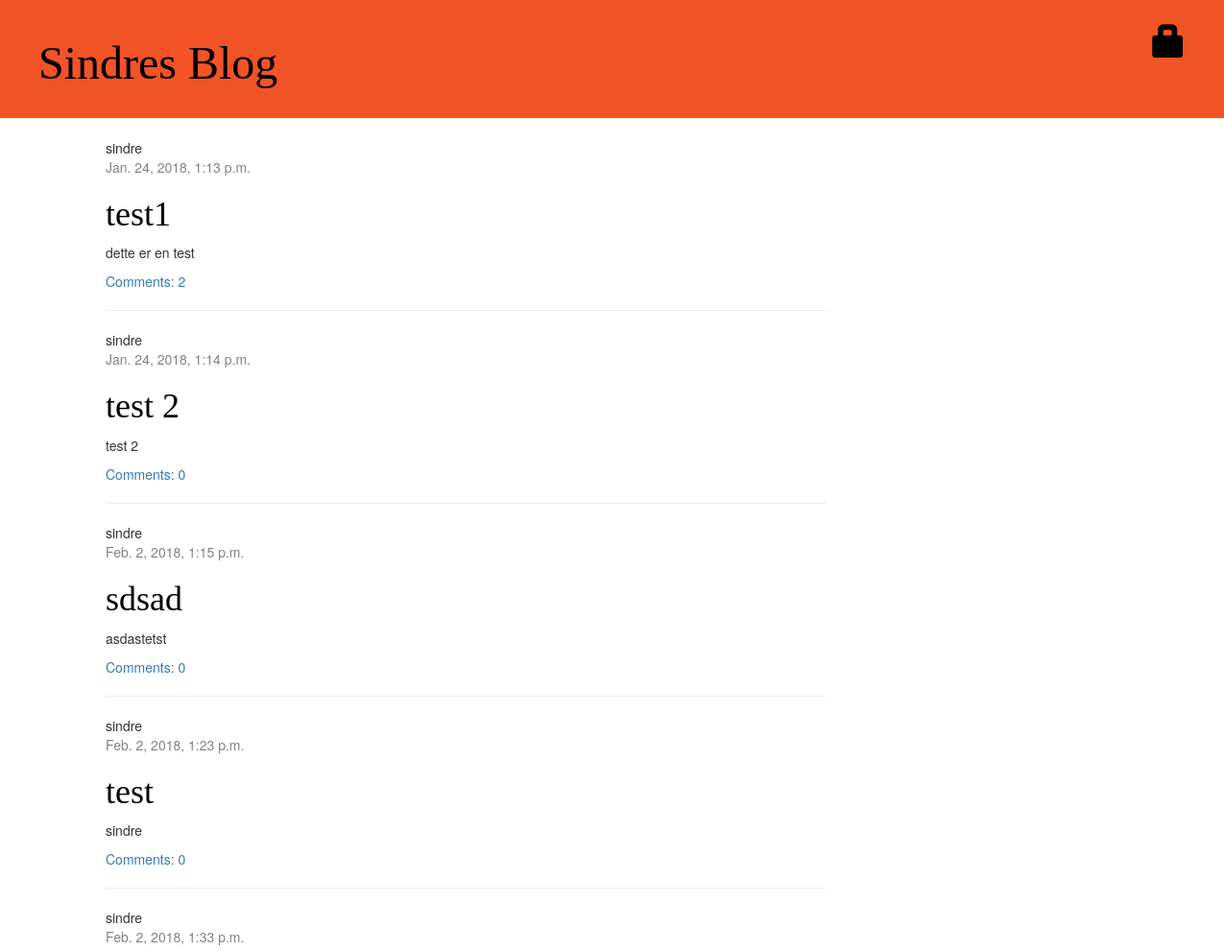
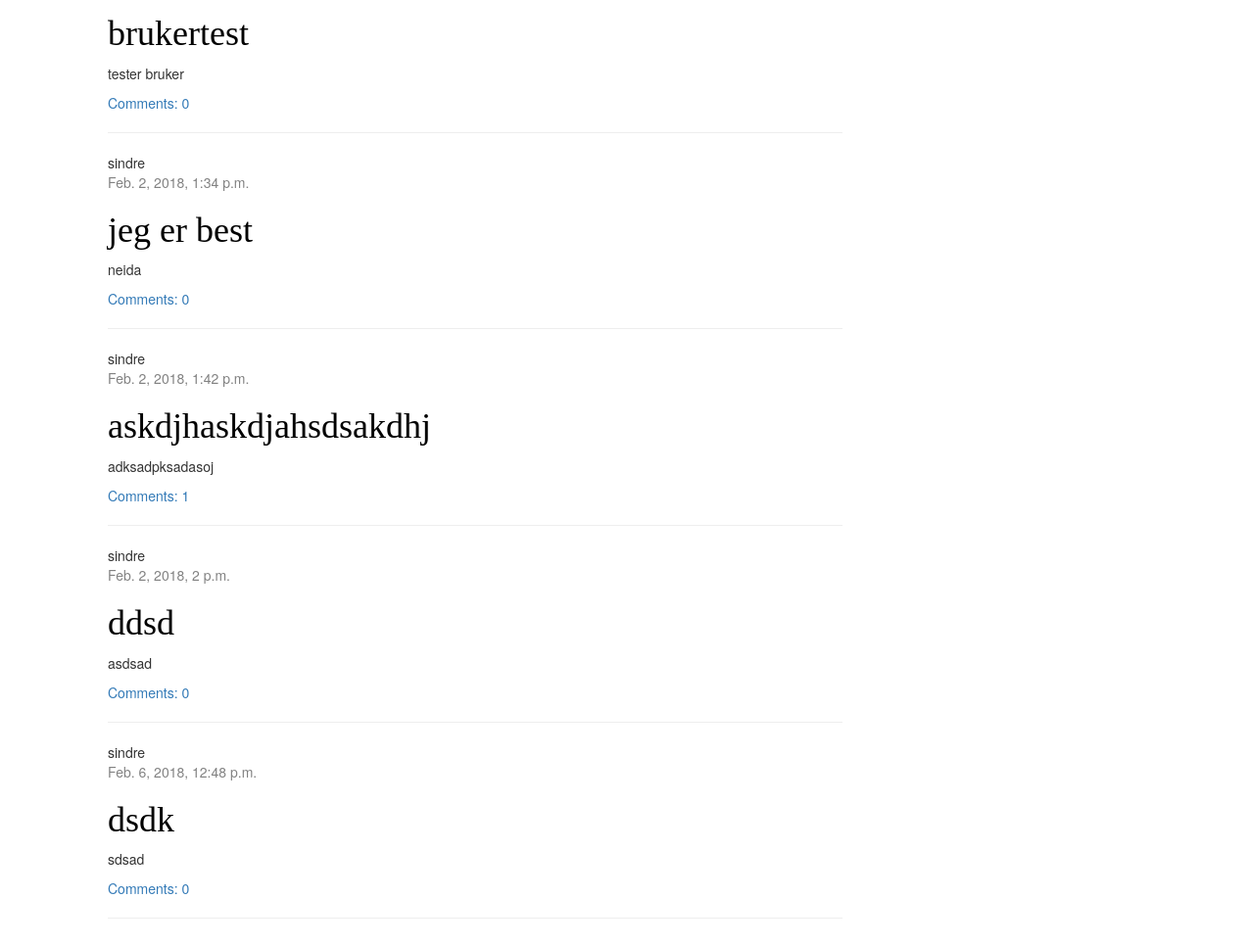
Before: / with the older database file (2 pictures, top to bottom).
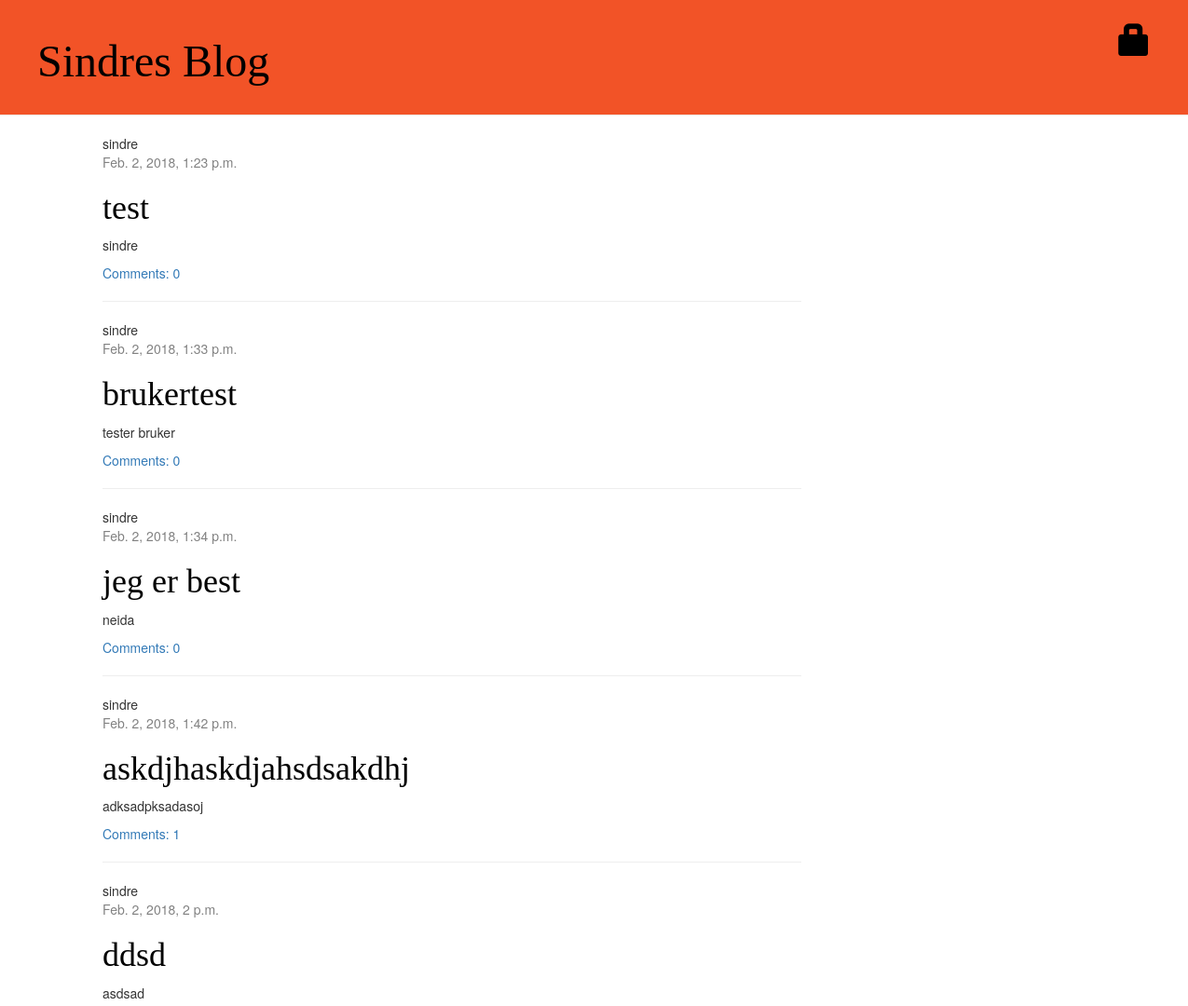
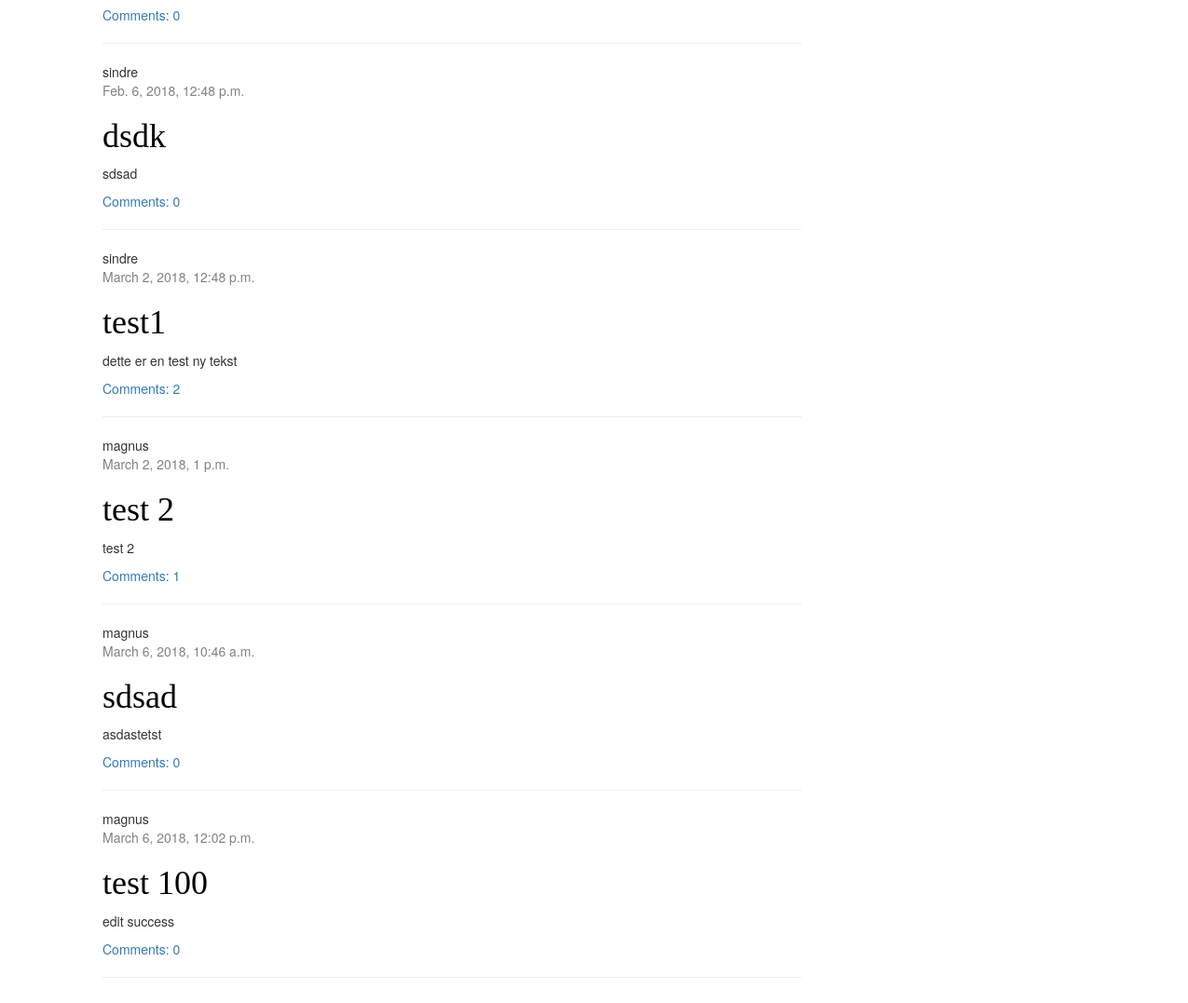
After: the same page with the newer database file (2 pictures, top to bottom).
### blog/models.py (models this page shows, shortened)
class Post(models.Model):
    author = models.ForeignKey('auth.User',on_delete=models.CASCADE)
    title = models.CharField(max_length=200)
    text = models.TextField()
    created_date = models.DateTimeField(
            default=timezone.now)
    published_date = models.DateTimeField(
            blank=True, null=True)

### blog/views.py (the view)
# urls.py: url(r'^$', views.post_list, name='view_blogs'),
def post_list(request):
	posts = Post.objects.filter(published_date__lte=timezone.now()).order_by('published_date')
	context = {
			'posts':posts
	}
	return render(request, 'blog/view_blogs.html', context)
	if(request.method =='POST'):
		print "request.POST", request.POST
		title = request.POST['title']
		author = request.POST['author']
		body = request.POST['body']
		u = User.objects.get(username=str(author))
		post = Post(title=title, author=u, text=body)
		post.published_date = timezone.now()
		post.save()
		return redirect('/post')
	else:
		users = User.objects.all()
		user = {
				'users':users
		}
		return render(request, 'blog/create_blog.html', user)

### blog/templates/blog/view_blogs.html (shortened to what this page needs)
{% extends 'partials/header.html' %}
{% block content %}
<div class="content container">
    <div class="row">
        <div class="col-md-8">
	{% for post in posts %}
	<div class="post">
	<div class= "author">
	    {{ post.author }}
        <div class="date">
            {{ post.published_date }}
        </div>
        <h1><a href="{% url 'post_detail' pk=post.pk %}">{{ post.title }}</a></h1>
        <p>{{ post.text|linebreaksbr }}</p>
        <a href="{% url 'post_detail' pk=post.pk %}">Comments: {{ post.comments.count }}</a>
        <hr>
    </div>
	{% endfor %}
{% endblock %}

### blog/templates/partials/header.html (shortened to what this page needs)
{% load staticfiles %}
<!doctype html>
<html>
    <head>
        <link rel="stylesheet" href="//maxcdn.bootstrapcdn.com/bootstrap/3.2.0/css/bootstrap.min.css">
        <link rel="stylesheet" href="//maxcdn.bootstrapcdn.com/bootstrap/3.2.0/css/bootstrap-theme.min.css">
        <link rel="stylesheet" href="{% static 'css/blog.css' %}">
    </head>
    <body>
    <div class="page-header">
    	{% if user.is_authenticated %}
    		<a href="{% url 'post_new' %}" class="top-menu"><span class="glyphicon glyphicon-plus"></span></a>
    		<p class="top-menu">Hello {{ user.username }} <small>(<a href="{% url 'logout' %}">Log out</a>)</small></p>
    	{% else %}
        	<a href="{% url 'login' %}" class="top-menu"><span class="glyphicon glyphicon-lock"></span></a>
    	{% endif %}
        <h1><a href="/">Sindres Blog</a></h1>
    </div>
    <div class="content container">
        <div class="row">
            <div class="col-md-8">
            {% block content %}
            {% endblock %}
            </div>
        </div>
    </div>
</body>
</html>

### blog/static/css/blog.css (style rules this page uses)
.page-header { background-color: #F25327; margin-top: 0; padding: 20px 20px 20px 40px; }
.page-header h1, .page-header h1 a, .page-header h1 a:visited, .page-header h1 a:active { color: #000000; font-size: 36pt; text-decoration: none; }
h1 a { color: #FCA205; font-family: 'Shrikhand'; }
.content { margin-left: 40px; }
h1, h2, h3, h4 { font-family: 'Shrikhand', cursive; }
.date { color: #828282; }
.top-menu, .top-menu:hover, .top-menu:visited { color: #000000; float: right; font-size: 18pt; font-size: 26pt; margin-right: 20px; }
.post { margin-bottom: 70px; }
.post h1 a, .post h1 a:visited { color: #000000; }

Changed rows visible on the page:
changed Post "test1": published_date "Jan. 24, 2018, 1:13 p.m." → "March 2, 2018, 12:48 p.m."; text "dette er en test" → "dette er en test ny tekst"; moves down the list
changed Post "test 2": author "sindre" → "magnus"; published_date "Jan. 24, 2018, 1:14 p.m." → "March 2, 2018, 1 p.m."; comments.count "0" → "1"; moves down the list
changed Post "asdastetst": author "sindre" → "magnus"; published_date "Feb. 2, 2018, 1:15 p.m." → "March 6, 2018, 10:46 a.m."; moves down the list
added Post: author "magnus", published_date "March 6, 2018, 12:02 p.m.", title "test 100", text "edit success", comments.count "0"
